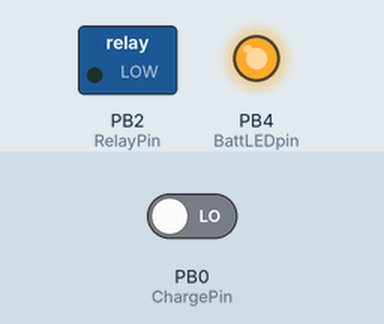
Bench run of a sketch on a simulated ATtiny85, built with avr-gcc and run on an emulated ATtiny85. On the bench: switched loads named in the sketch (green lamp = pin HIGH), output pins drawn as LEDs (lit = HIGH). The inputs (shaded band) are chosen by the test bench; at power-on: PB0 (ChargePin) LOW.

Above: at 1.2 s.
1.3 s: PB0 (ChargePin) driven HIGH
At 3.0 s:
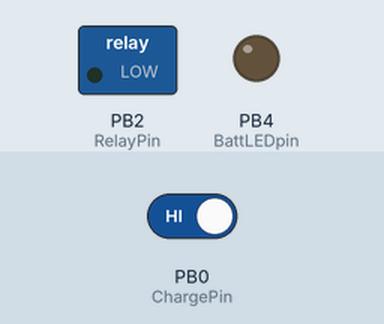
At 4.31 s:
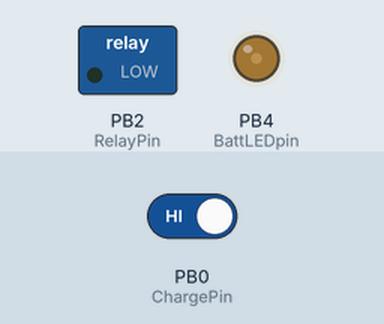
Timing chart, 0 to 10.4 s (numbered marks = the images above; inputs shaded):
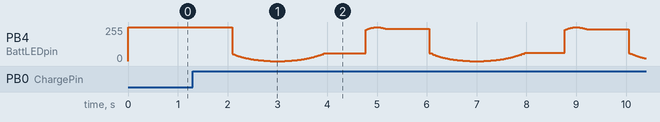

The sketch:

MKpower85v110.ino
```cpp
#include <math.h>

/*
 __  __ _  __
|  \/  | |/ /_ __   _____      _____ _ __
| |\/| | ' /| '_ \ / _ \ \ /\ / / _ \ '__|
| |  | | . \| |_) | (_) \ V  V /  __/ |
|_|  |_|_|\_\ .__/ \___/ \_/\_/ \___|_|
            |_|                      v1.10

 MiniKAT power control board firmware.

 ATTiny85 connections
 Leg  Function
 1    Reset, no connection
 2    D3 as A3, voltage measurement input
 3    D4 Battery status LED (PWM capable)
 4    GND
 5    D0 charge voltage present input
 6    no connection
 7    D2 relay trigger output
 8    +5V

 Tested on ATTiny85 running at 8MHz.

 Release history
 1.10 Battery status light becomes a single colour LED
      Power off MK once low power threshold reached
      Do not power back on until after reset, or charge
 1.00 Foundations

 */

// pin definitions
const int RelayPin = 2;
const int BattLEDpin = 4;
const int ChargePin = 0;
const int BattVoltagePin = A3;

// tuning variables
const float BatteryFullVoltage = 4.8;                                   // used for battery voltage calculation
const float BatteryLowVoltage = 3.9;                                    // Warning voltage, also under this point MK won't power back on
const float BatteryCriticalVoltage = 3.6;                               // voltage under which MiniKAT is turned off for undervoltage
const long timeBetweenReadings = 5000;                                  // how often to read battery voltage
const long warningLEDon = 250;                                          // LED flash for battery warning
const long warningLEDoff = 1750;
const long gameoverLEDon = 100;                                         // LED flash for no start possible
const long gameoverLEDoff = 800;

// state variables
long nextReading = 2000;                                                // time at which next battery voltage to be read (first time, 2sec after startup)
boolean wasCharging;                                                    // if there was a voltage on the charge line last time we checked
float batteryVoltage;                                                   // most recent battery voltage reading
boolean poweredOff = true;                                              // true if MK powered off

// ---------------------------------------------------------------------------
void setup() {
  pinMode(RelayPin, OUTPUT);
  pinMode(BattLEDpin, OUTPUT);
  pinMode(ChargePin, INPUT);

  // set initial states
  wasCharging = isCharging();
}

// ---------------------------------------------------------------------------
void loop() {
  if (isCharging() != wasCharging) {
    if (!wasCharging) digitalWrite(RelayPin, LOW);                     // now charging, but wasn't: turn off MiniKAT power to charge
    wasCharging = !wasCharging;                                        // store new state
  }

  if (!wasCharging) {                                                  // not charging
    // not on charge, so battery checking during normal run
    if (millis() >= nextReading) {
      nextReading = millis() + timeBetweenReadings;
      batteryVoltage = BatteryVoltageNow();
    }

    if (batteryVoltage <= BatteryCriticalVoltage && !poweredOff) {    // not yet off, needs to be
      poweredOff = true;
      digitalWrite(RelayPin, LOW);                                    // power off MK
    }

    if (batteryVoltage <= BatteryLowVoltage && !poweredOff)           // flash warning LED
      digitalWrite(BattLEDpin, millis() % (warningLEDon + warningLEDoff) < warningLEDon);

    if (batteryVoltage > BatteryLowVoltage && poweredOff) {           // safe to turn MK on now
      digitalWrite(BattLEDpin, LOW);                                  // turn warning LED off
      digitalWrite(RelayPin, HIGH);                                   // power on MK
      poweredOff = false;
    }

    if (poweredOff) {
      if (!batteryVoltage) digitalWrite(BattLEDpin, HIGH);            // startup condition
      else                                                            // powered off due to critical battery
        digitalWrite(BattLEDpin, millis() % (warningLEDon + warningLEDoff) < warningLEDon);
    }

  } else {                                                            // charging
    // pulse the battery LED
    float val = (exp(sin(millis() / 2000.0 * PI)) - 0.36787944) * 108.0;
    analogWrite(BattLEDpin, val);
  }

}

// ---------------------------------------------------------------------------
// Return true if there's a voltage on the charge socket
//
boolean isCharging() {
  return digitalRead(ChargePin);
}

// ---------------------------------------------------------------------------
// Returns present battery voltage
//
float BatteryVoltageNow() {
  int sensorValue = analogRead(BattVoltagePin);
  return sensorValue * (BatteryFullVoltage / 1023.0);
}
```
